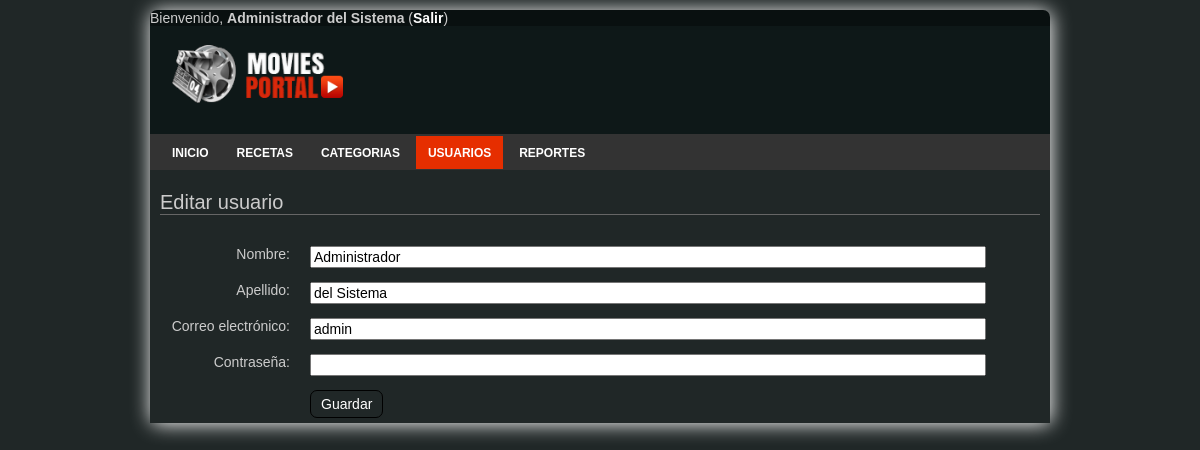
The app's page /admin/users-edit.php?id=1 (signed in) with its own data.
### tables this page shows
CREATE TABLE IF NOT EXISTS `users` (
  `id` int(11) NOT NULL AUTO_INCREMENT,
  `name` varchar(45) NOT NULL,
  `lastname` varchar(45) NOT NULL,
  `email` varchar(45) NOT NULL,
  `password` varchar(32) NOT NULL,
  `created` datetime DEFAULT NULL,
  `modified` datetime DEFAULT NULL,
  `enabled` tinyint(1) DEFAULT '0',
  PRIMARY KEY (`id`)
);

### admin/users-edit.php (the view, shortened to what this page needs)
<?php
require("../includes/configuration.php");
?>
<!DOCTYPE html PUBLIC "-//W3C//DTD XHTML 1.0 Transitional//EN" "http://www.w3.org/TR/xhtml1/DTD/xhtml1-transitional.dtd">
<html xmlns="http://www.w3.org/1999/xhtml">
<head>
<link href="screen.css" rel="stylesheet" type="text/css" media="screen" />
</head>
<body>
<div id="container">
	<?php	include('../includes/admin-user-info.php');	?>
  <div id="header">
    <h1><a href="index.php" target="_self"><img src="../img/logo.png" /></a></h1>
  </div>
  <div id="navcontainer">
    <ul>
			<li><a href="index.php" target="_self">Inicio</a></li>
			<li><a href="recipes.php" target="_self">Recetas</a></li>
			<li><a href="categories.php" target="_self">Categorias</a></li>
			<li><a href="users.php" target="_self" id="current">Usuarios</a></li>
			<li><a href="reports.php" target="_self">Reportes</a></li>
		</ul>
  </div>
  <div id="content">
    <h2>Editar usuario</h2>
		<?php
			if( isset($_GET['id']) ){
				$id = $_GET['id'];
				$connection = mysql_connect($db_host,$db_user,$db_password);
				$query = "SELECT name, lastname, email FROM users WHERE id=$id";
				$result = mysql_query($query,$connection);
				if($result){
					$row = mysql_fetch_array($result);
					$name = $row['name'];
					$lastname = $row['lastname'];
					$email = $row['email'];
				}else{
		?>
		<p class="error">Upss ha ocurrido un error <?php echo mysql_error($connection); ?></p>
		<?php
				}
			}
		?>
    <form action="" method="post" enctype="multipart/form-data" name="users-add-form" id="users-add-form">
      <p>
        <label for="name">Nombre:</label>
        <input name="name" type="text" id="name" size="80" value="<?php echo $name; ?>" />
      </p>
			<p>
        <label for="lastname">Apellido:</label>
        <input name="lastname" type="text" id="lastname" size="80" value="<?php echo $lastname; ?>" />
      </p>
			<p>
        <label for="email">Correo electrónico:</label>
        <input name="email" type="text" id="email" size="80" value="<?php echo $email; ?>" />
      </p>
			<p>
        <label for="password">Contraseña:</label>
        <input name="password" type="password" id="password" size="80" />
      </p>
      <p>
        <label for="edit">&nbsp;</label>
        <input type="submit" name="edit" id="edit" value="Guardar" />
      </p>
    </form>
  </div>
</div>
</body>
</html>

### admin/screen.css (style rules this page uses)
* { font-family: Arial, Helvetica, sans-serif; font-size: 14px; }
body { background-color: #202727; color:#CCCCCC ; }
body div div a { color:white; }
h2 { border-bottom: 1px solid #666666; font-size: 20px; font-weight: normal; }
a { color: #112AAB; text-decoration: none; font-weight: bold; }
img { border: 0; }
form { background-color: #202727; font-size:12px; margin: 0; overflow:auto; }
form label { float: left; font-size:14px; margin-right: 20px; text-align: right; width: 130px; }
form input { font-size:14px; }
form input[type=submit], form input[type=button],.button2 { float:left; padding:5px 10px 5px 10px; margin-bottom:15x; background-color:#202727; border-radius: 7px; text-decoration:none; color:white; border:1px solid black; }
#container { background-color: #091010; background-repeat: repeat; border-radius: 7px; box-shadow:1px 1px 20px white; margin: 10px auto; width: 900px; }
#header { background:#0E1818; padding:10px; margin:0px; }
#navcontainer { background-color: #333333; padding: 10px; }
#navcontainer ul { margin: 0; padding: 0; }
#navcontainer ul li { display: inline; }
#navcontainer ul li a { padding: 0.4em 1.0em; color: #FFFFFF; text-decoration: none; font-size:12px; text-transform:uppercase; }
#navcontainer ul li a#current { background: #E62E00; color: white; padding: 0.8em 1.0em; }
#content { background-color: #202727; overflow:auto; padding:5px 10px; width:880px; }

### records on screen
users: name "Administrador", lastname "del Sistema", email "admin"

### other values on screen
$_SESSION['bp_name'] "Administrador"
$_SESSION['bp_lastname'] "del Sistema"
